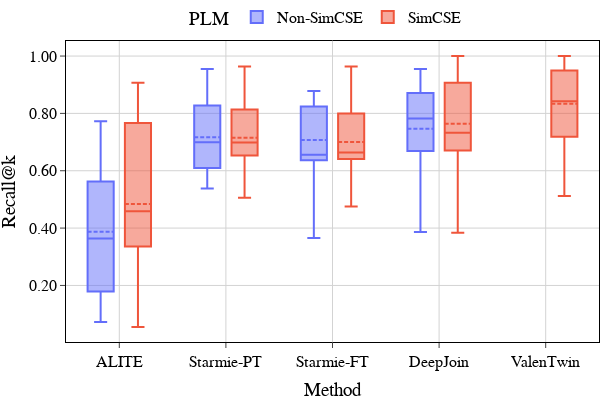

The cell this chart's notebook holds for it:
### Code cell
fig = px.box(concatenated_df, x="method", y="recall_at_sizeof_ground_truth", color="plm",
             labels={"method": "Method", "plm": "PLM", "recall_at_sizeof_ground_truth": "Recall@k"},
             height=400, width=600)
fig.update_layout(
    font_family="Times Roman",
    font_color="black",
    font_size=16,
    plot_bgcolor='white',
    legend=dict(orientation="h",yanchor="bottom",
    y=1.02,
    xanchor="right",
    x=0.75),
    margin = {'l':0,'r':0,'t':0,'b':0},
)
fig.update_xaxes(
    mirror=True,
    ticks='outside',
    showline=True,
    linecolor='black',
    gridcolor='lightgrey'
)
fig.update_yaxes(
    mirror=True,
    ticks='outside',
    tickformat=".2f",
    showline=True,
    linecolor='black',
    gridcolor='lightgrey'
)
fig.update_traces(boxmean=True)
fig.update_xaxes(categoryorder='array', categoryarray= ['ALITE', 'Starmie-PT', 'Starmie-FT', 'DeepJoin', 'ValenTwin'])

fig.show()

### Figure 1 — Plotly figure (JSON) as saved in the notebook; plotly's stock layout.template omitted (floating-point values rounded to 4 significant figures)
{"data": [{"alignmentgroup": "True", "hovertemplate": "PLM=Non-SimCSE<br>Method=%{x}<br>Recall@k=%{y}<extra></extra>", "legendgroup": "Non-SimCSE", "marker": {"color": "#636efa"}, "name": "Non-SimCSE", "notched": false, "offsetgroup": "Non-SimCSE", "orientation": "v", "showlegend": true, "x": ["ALITE", "DeepJoin", "Starmie-FT", "Starmie-PT", "ALITE", "DeepJoin", "Starmie-FT", "Starmie-PT", "ALITE", "DeepJoin", "Starmie-FT", "Starmie-PT", "ALITE", "DeepJoin", "Starmie-FT", "Starmie-PT", "ALITE", "DeepJoin", "Starmie-FT", "Starmie-PT", "ALITE", "DeepJoin", "Starmie-FT", "Starmie-PT", "ALITE", "DeepJoin", "Starmie-FT", "Starmie-PT", "ALITE", "DeepJoin", "Starmie-FT", "Starmie-PT", "ALITE", "DeepJoin", "Starmie-FT", "Starmie-PT", "ALITE", "DeepJoin", "Starmie-FT", "Starmie-PT", "ALITE", "DeepJoin", "Starmie-FT", "Starmie-PT", "ALITE", "DeepJoin", "Starmie-FT", "Starmie-PT", "ALITE", "DeepJoin", "Starmie-FT", "Starmie-PT", "ALITE", "DeepJoin", "Starmie-FT", "Starmie-PT", "ALITE", "DeepJoin", "Starmie-FT", "Starmie-PT"], "x0": " ", "xaxis": "x", "y": [0.2688, 0.5217, 0.6522, 0.6443, 0.1835, 0.9147, 0.6357, 0.6641, 0.0722, 0.5271, 0.6516, 0.7473, 0.4068, 0.7411, 0.7994, 0.8832, 0.1608, 0.8322, 0.8252, 0.6993, 0.3636, 0.9545, 0.5909, 0.8636, 0.1769, 0.6872, 0.6402, 0.6051, 0.7727, 0.7818, 0.8364, 0.9545, 0.5815, 0.663, 0.7745, 0.8288, 0.566, 0.8868, 0.8585, 0.7075, 0.3361, 0.8505, 0.6556, 0.6057, 0.07975, 0.3865, 0.365, 0.5613, 0.5513, 0.8205, 0.6282, 0.5385, 0.5222, 0.8778, 0.8778, 0.6222, 0.7676, 0.7452, 0.8205, 0.8221], "y0": " ", "yaxis": "y", "type": "box", "boxmean": true}, {"alignmentgroup": "True", "hovertemplate": "PLM=SimCSE<br>Method=%{x}<br>Recall@k=%{y}<extra></extra>", "legendgroup": "SimCSE", "marker": {"color": "#EF553B"}, "name": "SimCSE", "notched": false, "offsetgroup": "SimCSE", "orientation": "v", "showlegend": true, "x": ["ALITE", "DeepJoin", "Starmie-FT", "Starmie-PT", "ValenTwin", "ALITE", "DeepJoin", "Starmie-FT", "Starmie-PT", "ValenTwin", "ALITE", "DeepJoin", "Starmie-FT", "Starmie-PT", "ValenTwin", "ALITE", "DeepJoin", "Starmie-FT", "Starmie-PT", "ValenTwin", "ALITE", "DeepJoin", "Starmie-FT", "Starmie-PT", "ValenTwin", "ALITE", "DeepJoin", "Starmie-FT", "Starmie-PT", "ValenTwin", "ALITE", "DeepJoin", "Starmie-FT", "Starmie-PT", "ValenTwin", "ALITE", "DeepJoin", "Starmie-FT", "Starmie-PT", "ValenTwin", "ALITE", "DeepJoin", "Starmie-FT", "Starmie-PT", "ValenTwin", "DeepJoin", "Starmie-FT", "Starmie-PT", "ValenTwin", "ALITE", "DeepJoin", "Starmie-FT", "Starmie-PT", "ValenTwin", "ALITE", "DeepJoin", "Starmie-FT", "Starmie-PT", "ValenTwin", "ALITE", "DeepJoin", "Starmie-FT", "Starmie-PT", "ValenTwin", "ALITE", "DeepJoin", "Starmie-FT", "Starmie-PT", "ValenTwin", "ALITE", "DeepJoin", "Starmie-FT", "Starmie-PT", "ValenTwin"], "x0": " ", "xaxis": "x", "y": [0.502, 0.6522, 0.664, 0.6798, 0.8379, 0.3359, 0.7313, 0.6434, 0.6693, 0.8424, 0.06318, 0.4928, 0.7527, 0.7671, 0.6697, 0.4529, 0.7326, 0.903, 0.9162, 0.7166, 0.3427, 0.8112, 0.7063, 0.7063, 0.8951, 0.3636, 0.9091, 0.7273, 0.7273, 0.9091, 0.2419, 0.6795, 0.6, 0.6043, 0.8376, 0.7727, 0.9, 0.9636, 0.9636, 0.9636, 0.7201, 0.7255, 0.8234, 0.8288, 0.7228, 1.0, 0.6604, 0.6981, 1.0, 0.4653, 0.6677, 0.6405, 0.6526, 0.7122, 0.05521, 0.3834, 0.4755, 0.5061, 0.5123, 0.7821, 0.9872, 0.4872, 0.5128, 1.0, 0.7667, 0.8778, 0.6444, 0.6556, 0.9889, 0.9071, 0.9087, 0.8157, 0.8429, 0.8974], "y0": " ", "yaxis": "y", "type": "box", "boxmean": true}], "layout": {"xaxis": {"anchor": "y", "domain": [0.0, 1.0], "title": {"text": "Method"}, "mirror": true, "ticks": "outside", "showline": true, "linecolor": "black", "gridcolor": "lightgrey", "categoryorder": "array", "categoryarray": ["ALITE", "Starmie-PT", "Starmie-FT", "DeepJoin", "ValenTwin"]}, "yaxis": {"anchor": "x", "domain": [0.0, 1.0], "title": {"text": "Recall@k"}, "mirror": true, "ticks": "outside", "tickformat": ".2f", "showline": true, "linecolor": "black", "gridcolor": "lightgrey"}, "legend": {"title": {"text": "PLM"}, "tracegroupgap": 0, "orientation": "h", "yanchor": "bottom", "y": 1.02, "xanchor": "right", "x": 0.75}, "margin": {"t": 0, "l": 0, "r": 0, "b": 0}, "boxmode": "group", "height": 400, "width": 600, "font": {"family": "Times Roman", "color": "black", "size": 16}, "plot_bgcolor": "white"}}
